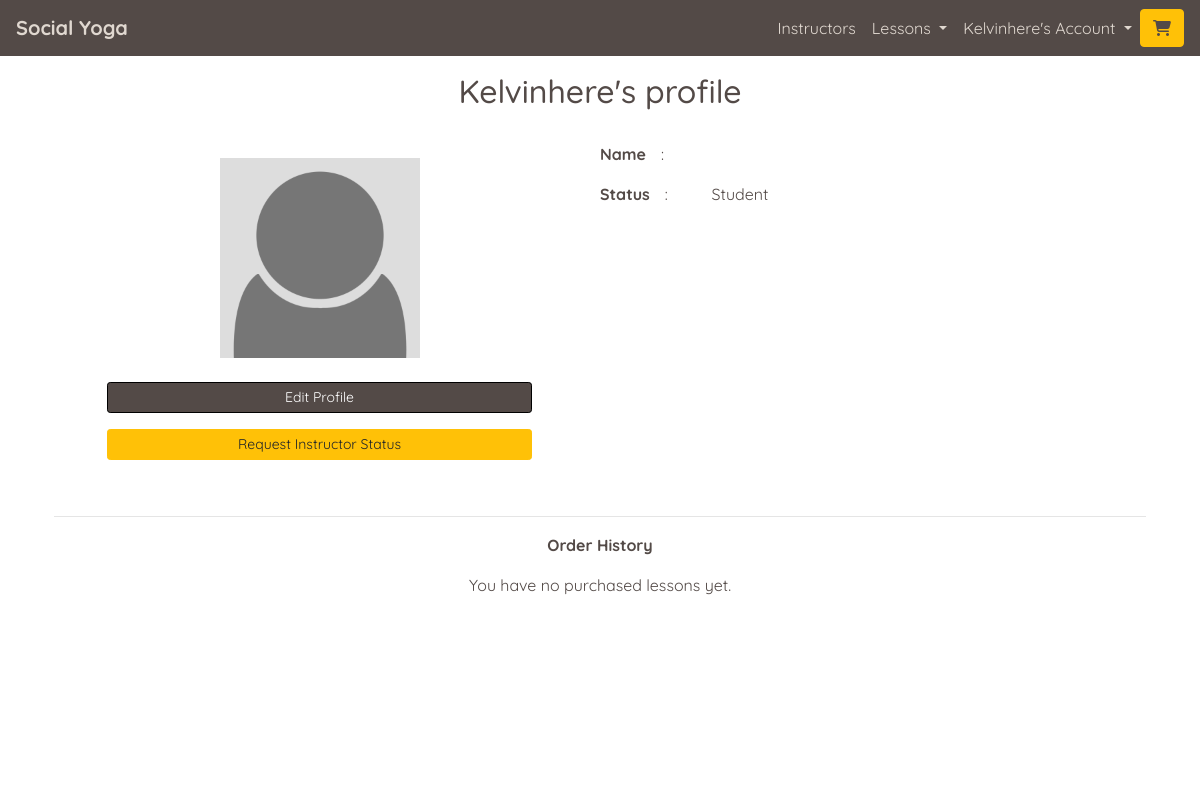
The page /profiles/ (signed in) on the database as committed earlier.
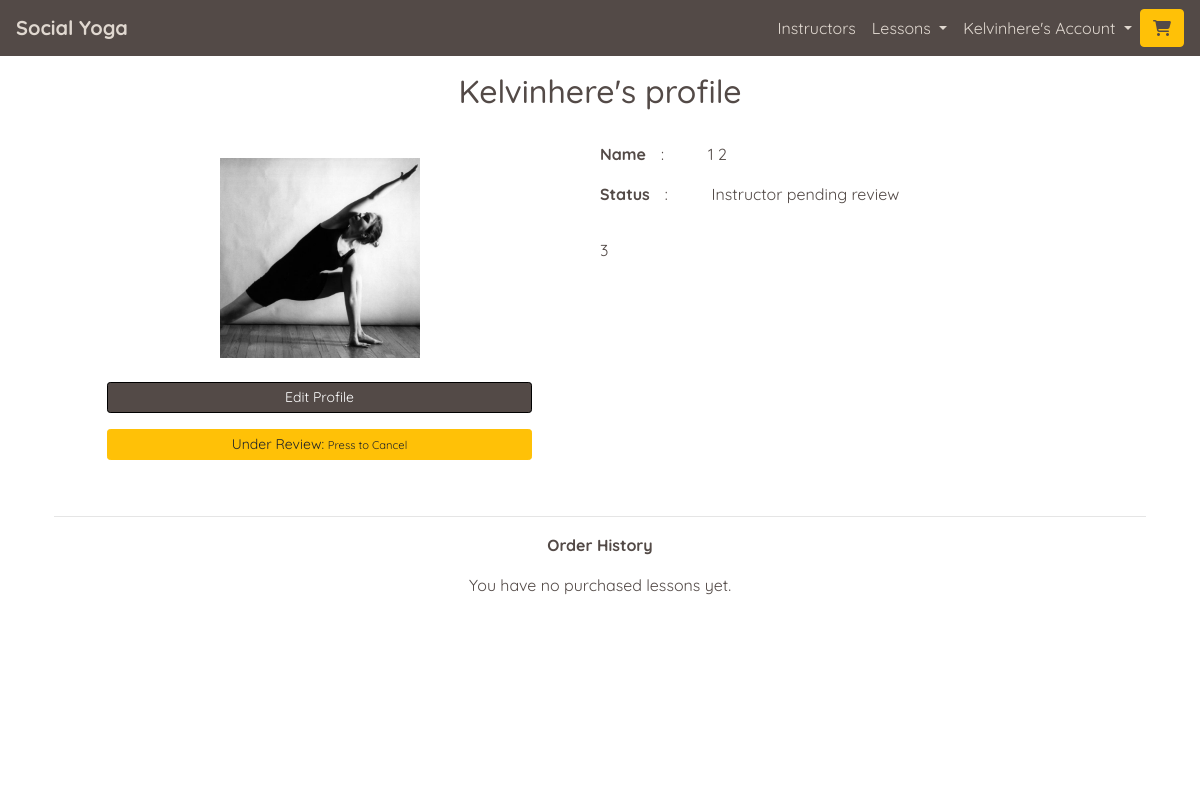
The same page on the database as committed later.
### profiles/models.py (models this page shows, shortened)
class UserProfile(models.Model):
    user = models.OneToOneField(User, on_delete=models.CASCADE)
    first_name = models.CharField(max_length=50, null=False, blank=False)
    last_name = models.CharField(max_length=50, null=False, blank=False)
    is_instructor = models.BooleanField(default=False)
    requested_instructor_status = models.BooleanField(default=False)
    card_description = models.TextField(max_length=256, blank=True, default='')
    profile_description = models.TextField(max_length=650, default='')
    image = ResizedImageField(
        size=[600, 600], quality=75, crop=['middle', 'center'],
        force_format='JPEG', null=True, blank=True,
        upload_to='profile_images/'
        )
    rating = models.DecimalField(
        max_digits=5, decimal_places=0, null=True, blank=True
        )
    lesson_count = models.IntegerField(default=0, editable=False)
    def __str__(self):
        return self.user.username
    def test_profile_is_complete(self):
        if (self.first_name and self.last_name and
                self.profile_description and self.image):
            return True
        else:
            return False

### profiles/views.py (the view)
# urls.py: path('', views.profile, name='profile'),
@login_required
def profile(request):
    profile = get_object_or_404(UserProfile, user=request.user)
    profile_complete = profile.test_profile_is_complete()
    Users_OrderdLineItems = OrderLineItem.objects.filter(profile=profile)
    if 'error' in request.GET:
        messages.warning(request, 'You must complete your profile first!')
    template = 'profiles/profile.html'
    context = {
        'profile': profile,
        'profile_complete': profile_complete,
        'Users_OrderdLineItems': Users_OrderdLineItems,
    }
    return render(request, template, context)

### home/contexts.py (called while the page is built)
def purchased_lessons(request):
    profile = get_profile_or_none(request)
    purchased = None
    purchased_lesson_ids = []
    if profile:
        purchased = OrderLineItem.objects.filter(profile=profile)
        if purchased:
            for item in purchased:
                purchased_lesson_ids.append(item.lesson.lesson_id)
    context = {
        'purchased_lessons': purchased,
        'purchased_lesson_ids': purchased_lesson_ids,
    }
    return context

### yoga/utils.py (called while the page is built)
def get_profile_or_none(request):
    try:
        return UserProfile.objects.get(user=request.user)
    except Exception:
        return None

### profiles/templates/profiles/profile.html (shortened to what the changed rows need)
{% extends "base.html" %}
{% load static %}
{% block page_header %}
    <div class="container header-container">
        <div class="row">
            <div class="col">
               <h1 class="text-center title-text my-3">{{ profile|title }}'s profile</h1>
            </div>
        </div>
    </div>
{% endblock %}
{% block content %}
    <div class="container-fluid page-contents">
        <div class="row mx-1 mx-lg-4 mt-1 mt-lg-3">
            <div class="col-12 col-md-6">
                <div class="container-fluid p-0 p-md-3">
                    <div class="d-flex justify-content-center">
                        {% if profile.image %}
                            <img src="{{ profile.image.url }}" class="img-fluid profile-image" alt="{{ profile }}'s profile image'">
                        {% else %}
                            <img src="{{ MEDIA_URL }}profile_images/no_profile_image.jpg" class="img-fluid profile-image" alt="{{ profile }}'s profile image'">
                        {% endif %}
                    </div>
                    <div class="profile-buttons mt-4">
                        {% if profile.is_instructor == False and profile.requested_instructor_status %}
                        <p class="text-center">
                            <a href="{% url 'request_instructor_status' 'unrequest'%}" class="index-main-button btn btn-sm btn-md-lg  btn-warning rounded-20">
                                <span class="my-0">Under Review:</span>
                                <span class="my-0"><small>Press to Cancel</small></span>
                            </a>
                        </p>
                        {% endif %}
                        {% if profile.is_instructor == False and profile.requested_instructor_status == False %}
                        <p class="text-center">
                            <a href="{% url 'request_instructor_status' 'request'%}" class="index-main-button btn btn-sm btn-md-lg btn-warning rounded-20">
                                Request Instructor Status
                            </a>
                        </p>
                        {% endif %}
                    </div>
                </div>
            </div>
            <div class="col-12 col-md-6">
                <div class="row">
                    <div class="col-12">
                        <div class="row">
                            <div class="col">
                                <p>{{ profile.first_name }} {{ profile.last_name}}</p>
                            </div>
                        </div>
                        <div class="row">
                            <div class="col">
                                    {% if profile.is_instructor == False and profile.requested_instructor_status %}
                                        <p>Instructor pending review</p>
                                    {% endif %}
                                    {% if profile.is_instructor == False and profile.requested_instructor_status == False %}
                                        <p>Student</p>
                                {% endif %}
                            </div>
                        </div>
                    </div>
                    <div class="row">
                        <div class="col">
                            <p class="text-left alt-font">{{ profile.profile_description|linebreaks }}</p>
                        </div>
                    </div>
                </div>
            </div>
        </div>
    </div>
{% endblock %}

Rows that differ between the two databases and show on the page:
changed UserProfile "Kelvinhere": image: picture added; requested_instructor_status False → True (drawn); first_name (not shown) → "1"; last_name (not shown) → "2"; profile_description (not shown) → "3"
Other text that changed with them:
text no longer shown: "Request Instructor Status Student"
text now shown: "Under Review: Press to Cancel Instructor pending review"
